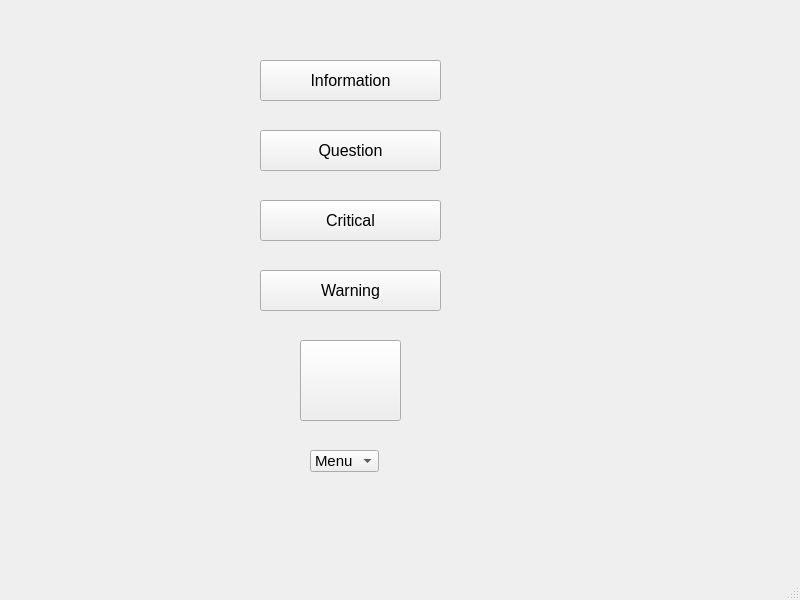
<?xml version="1.0" encoding="UTF-8"?>
<ui version="4.0">
 <class>MainWindow</class>
 <widget class="QMainWindow" name="MainWindow">
  <property name="geometry">
   <rect>
    <x>0</x>
    <y>0</y>
    <width>800</width>
    <height>600</height>
   </rect>
  </property>
  <property name="windowTitle">
   <string>MainWindow</string>
  </property>
  <widget class="QWidget" name="centralwidget">
   <widget class="QComboBox" name="comboBox">
    <property name="geometry">
     <rect>
      <x>310</x>
      <y>450</y>
      <width>69</width>
      <height>22</height>
     </rect>
    </property>
    <property name="font">
     <font>
      <pointsize>11</pointsize>
     </font>
    </property>
    <item>
     <property name="text">
      <string>Menu</string>
     </property>
    </item>
    <item>
     <property name="text">
      <string>first</string>
     </property>
    </item>
    <item>
     <property name="text">
      <string>second</string>
     </property>
    </item>
    <item>
     <property name="text">
      <string>tird</string>
     </property>
    </item>
   </widget>
   <widget class="QPushButton" name="pushButton">
    <property name="geometry">
     <rect>
      <x>300</x>
      <y>340</y>
      <width>101</width>
      <height>81</height>
     </rect>
    </property>
    <property name="text">
     <string> </string>
    </property>
   </widget>
   <widget class="QPushButton" name="pushButton_2">
    <property name="geometry">
     <rect>
      <x>260</x>
      <y>270</y>
      <width>181</width>
      <height>41</height>
     </rect>
    </property>
    <property name="font">
     <font>
      <pointsize>12</pointsize>
     </font>
    </property>
    <property name="text">
     <string>Warning</string>
    </property>
   </widget>
   <widget class="QPushButton" name="pushButton_3">
    <property name="geometry">
     <rect>
      <x>260</x>
      <y>130</y>
      <width>181</width>
      <height>41</height>
     </rect>
    </property>
    <property name="font">
     <font>
      <pointsize>12</pointsize>
     </font>
    </property>
    <property name="text">
     <string>Question</string>
    </property>
   </widget>
   <widget class="QPushButton" name="pushButton_4">
    <property name="geometry">
     <rect>
      <x>260</x>
      <y>60</y>
      <width>181</width>
      <height>41</height>
     </rect>
    </property>
    <property name="font">
     <font>
      <pointsize>12</pointsize>
     </font>
    </property>
    <property name="text">
     <string>Information</string>
    </property>
   </widget>
   <widget class="QPushButton" name="pushButton_5">
    <property name="geometry">
     <rect>
      <x>260</x>
      <y>200</y>
      <width>181</width>
      <height>41</height>
     </rect>
    </property>
    <property name="font">
     <font>
      <pointsize>12</pointsize>
     </font>
    </property>
    <property name="text">
     <string>Critical</string>
    </property>
   </widget>
  </widget>
  <widget class="QMenuBar" name="menubar">
   <property name="geometry">
    <rect>
     <x>0</x>
     <y>0</y>
     <width>800</width>
     <height>21</height>
    </rect>
   </property>
  </widget>
  <widget class="QStatusBar" name="statusbar"/>
 </widget>
 <resources/>
 <connections/>
</ui>
